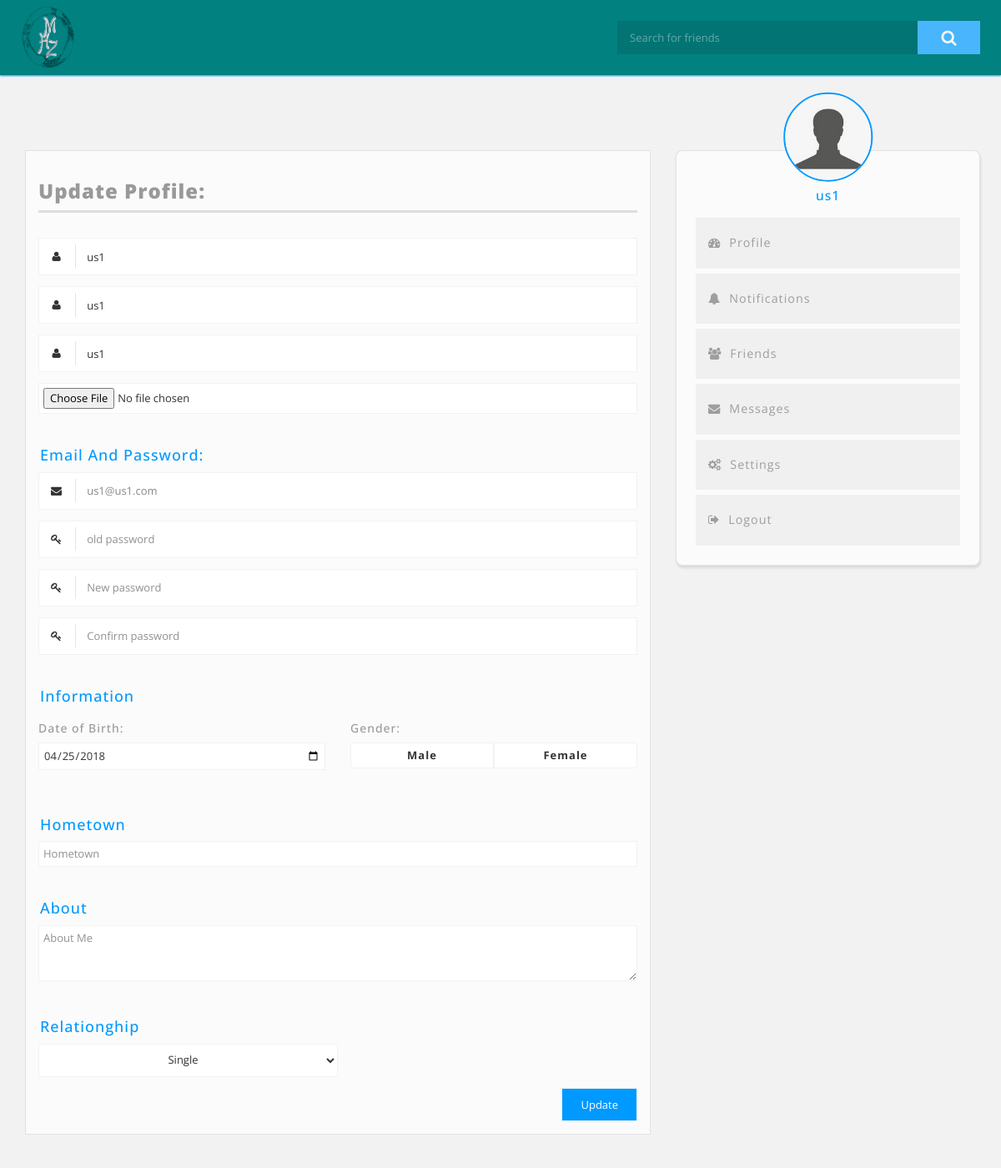
Page /settings.php (signed in) on the committed database.
### tables this page shows
CREATE TABLE accounts (
    id INT PRIMARY KEY AUTO_INCREMENT,
    first_name CHAR(20) NOT NULL,
    last_name CHAR(20) NOT NULL,
    nick_name VARCHAR(40),
    email CHAR(50) UNIQUE NOT NULL,
    password CHAR(255) NOT NULL,
    picture TEXT,
    marital_status CHAR(20),
    data_of_birth DATE,
    gender CHAR(10),
    about TEXT,
    hometown VARCHAR(50)
);

### core/init.php (called while the page is built, shortened)
<?php
$coreClasses = [
    'Post'          => 'wall' . DS . 'Post',
    'Comment'       => 'wall' . DS . 'Comment',
    'Like'          => 'wall' . DS . 'Like',
    'User'          => 'account' . DS . 'User',
    'Profile'       => 'account' . DS . 'Profile',
    'Friend'        => 'account' . DS . 'Friend',
    'DB'            => 'utilities' . DS . 'DB',
    'Validator'     => 'utilities' . DS . 'Validator',
    'UploadedFile'  => 'utilities' . DS . 'UploadedFile',
    'Message'  => 'Message'
];
if (User::isLoggedin()) {
    $currentProfile = (new Profile($_SESSION['user']))->getData();
}
$userPath = BASEURL . 'uploads/users/';
$templates = PATH . 'include' . DS . 'template' . DS;
require $templates . 'header.php';

### classes/utilities/DB.php (called while the page is built, shortened)
<?php
class DB
{
    private static $_instance;
    private $_pdo;
    private $_results;
    private $_errors = false;
    private function __construct()
    {
        try {
            $options = [
                PDO::MYSQL_ATTR_INIT_COMMAND => 'SET NAMES UTF8',
                PDO::ATTR_DEFAULT_FETCH_MODE => PDO::FETCH_OBJ,
                PDO::ATTR_ERRMODE => PDO::ERRMODE_EXCEPTION
            ];
            extract($GLOBALS['_config']);
            $this->_pdo = new PDO("mysql:host=$host;dbname=$database", $username, $password, $options);
        } catch (PDOException $e) {
            exit($e->getMessage());
        }
    }
    public static function getInstance()
    {
        if (!isset(self::$_instance)) {
            self::$_instance = new DB();
        } else {
            self::$_instance->_results = null;
            self::$_instance->_count = 0;
            self::$_instance->_lastId = 0;
            self::$_instance->_errors = false;
        }
        return self::$_instance;
    }
    private function query($sql, $params = [])
    {
        if ($statement = $this->_pdo->prepare($sql)) {
            if ($statement->execute($params)) {
                if (strpos($sql, 'SELECT') === 0) {
                    $this->_results = $statement->fetchAll();
                }
            } else {
                $this->_errors = true;
            }
        } else {
            $this->_errors = true;
        }
        return $this->_errors;
    }
    public function select($sql, $params = [])
    {
        $sql = 'SELECT ' . $sql;
        if (!$this->query($sql, $params)) {
            return $this->_results;
        }
        return false;
    }
    public function first()
    {
        return $this->_results[0];
    }
}

### classes/account/Profile.php (called while the page is built, shortened)
<?php
class Profile extends User
{
    private $userId;
    function __construct($id, $data = null)
    {
        $this->userId = $id;
    }
    public function getData()
    {
        $db = DB::getInstance();
        $db->select('* FROM accounts WHERE id = :id', [
            ':id' => $this->userId
        ]);
        $user = $db->first();
        $user->nick_name = self::nickName($user);
        $user->picture = self::profilePicture($user);
        return $user;
    }
    public static function profilePicture($profile)
    {
        if (empty($profile->gender)) {
            return 'default-male.png';
        }
        return "default-{$profile->gender}.png";
    }
    public static function nickName($profile)
    {
        return $profile->nick_name ?: "$profile->first_name $profile->last_name";
    }
}

### settings.php (the view, shortened to what this page needs)
<?php
require 'core' . DIRECTORY_SEPARATOR . 'init.php';
?>
            <?php include $templates . 'navbar.php'; ?>
            <div class="container">
                <div class="row wallpaper">
                    <div class="col-md-8">
                        <div class="page">
                            <h3 class="page_header">Update Profile: </h3>
                            <div class="settings_page">
                                <form method="post" enctype="multipart/form-data">
                                    <div class="group">
                                        <div class="input-group input-group-icon">
                                            <input type="text" name="nick_name" placeholder="Nickname" value="<?= $currentProfile->nick_name; ?>" />
                                            <div class="input-icon"><i class="fa fa-user"></i></div>
                                        </div>
                                        <div class="input-group input-group-icon">
                                            <input type="text" name="first_name" placeholder="Firstname" value="<?= $currentProfile->first_name; ?>"/>
                                            <div class="input-icon"><i class="fa fa-user"></i></div>
                                        </div>
                                        <div class="input-group input-group-icon">
                                            <input type="text" name="last_name" placeholder="Lastname" value="<?= $currentProfile->last_name; ?>"/>
                                            <div class="input-icon"><i class="fa fa-user"></i></div>
                                        </div>
                                        <div class="input-group">
                                            <input type="file" name="picture" />
                                        </div>
                                    </div>
                                    <h4>Email And Password: </h4>
                                    <div class="group">
                                        <div class="input-group input-group-icon">
                                            <input disabled readonly name="email" type="email" placeholder="Email Adress" value="<?= $currentProfile->email; ?>"/>
                                            <div class="input-icon"><i class="fa fa-envelope"></i></div>
                                        </div>
                                        <div class="input-group input-group-icon">
                                            <input type="password" name="old_password" placeholder="old password"/>
                                            <div class="input-icon"><i class="fa fa-key"></i></div>
                                        </div>
                                        <div class="input-group input-group-icon">
                                            <input type="password" name="new_password" placeholder="New password"/>
                                            <div class="input-icon"><i class="fa fa-key"></i></div>
                                        </div>
                                        <div class="input-group input-group-icon">
                                            <input type="password" name="confirm_password" placeholder="Confirm password"/>
                                            <div class="input-icon"><i class="fa fa-key"></i></div>
                                        </div>
                                    </div>
                                    <h4>Information</h4>
                                    <div class="group row">
                                        <div class="col-md-6">
                                            <h5>Date of Birth:</h5>
                                            <div class="input-group">
                                                <input type="date" name="dob" value="<?= $currentProfile->data_of_birth; ?>">
                                            </div>
                                        </div>
                                        <div class="col-md-6">
                                            <h5>Gender:</h5>
                                            <div class="input-group">
                                                <label for="gender-male">Male</label>
                                                <label for="gender-female">Female</label>
                                            </div>
                                        </div>
                                    </div>
                                    <h4>Hometown</h4>
                                    <div class="input-group">
                                        <input type="text" name="hometown" placeholder="Hometown"  value="<?= $currentProfile->hometown; ?>"/>
                                    </div>
                                    <h4>About</h4>
                                    <textarea name="about" rows="3" placeholder="About Me" ><?= $currentProfile->about; ?></textarea>
                                    <h4>Relationghip</h4>
                                    <div class="group">
                                        <div class="input-group">
                                            <select name="mstatus">
                                                <option value="single" <?= $currentProfile->marital_status == 'single'? 'selected' : ''; ?> >Single</option>
                                            </select>
                                        </div>
                                        <div class="text-right">
                                            <input type="submit" name="update_profile" value="Update">
                                        </div>
                                    </div>
                                </form>
                            </div>
                        </div>
                    </div>
                    <div class="col-md-4">
                        <?php include $templates . 'sidebar.php'; ?>
                    </div>
                </div>
            </div>
<?php include $templates . 'footer.php'; ?>

### include/template/sidebar.php
<div class="sidebar">
    <div class="bio">
        <img src="<?= $userPath . $currentProfile->picture; ?>" alt="Profile Picture">
        <h3>
            <?= $currentProfile->nick_name; ?>
        </h3>
    </div>
    <div class="menu">
        <ul>
            <li><a href="profile.php?id=<?= $_SESSION['user']; ?>"><span class="fa fa-tachometer"></span>Profile</a></li>
            <li><a href="notifications.php"><span class="fa fa-bell"></span>Notifications</a></li>
            <li><a href="friends.php?id=<?= $currentProfile->id; ?>"><span class="fa fa-users"></span>Friends</a></li>
            <li><a href="#"><span class="fa fa-envelope"></span>Messages</a></li>
            <li><a href="settings.php"><span class="fa fa-cogs"></span>Settings</a></li>
            <li><a href="?logout"><span class="fa fa-sign-out"></span>Logout</a></li>
        </ul>
    </div>
</div>

### layout/css/style.css (style rules this page uses)
* { outline: none !important; -webkit-box-sizing: border-box; box-sizing: border-box; }
body { background-color: #f2f2f2; font-family: 'Open Sans', sans-serif; letter-spacing: 1px; font-size: 13px }
a,a:hover,a:focus { text-decoration: none !important; outline: 0 !important; }
.wallpaper { min-height: 100vh; margin-top: 180px; }
.page { background-color: #fbfbfb; padding: 15px; margin-bottom: 40px; border: 1px solid rgba(0,0,0,0.1); }
.page_header { padding: 0 0 10px 0; margin-bottom: 30px; font-weight: 900; color: #999; border-bottom: 3px solid #ddd; }
.sidebar { margin-right: -5px; padding: 0 20px 10px 20px; border-radius: 8px; background-color: #fbfbfb; border: 1px solid rgba(0,0,0,0.1); -webkit-box-shadow: 1px 3px 3px rgba(0,0,0,0.1); box-shadow: 1px 3px 3px rgba(0,0,0,0.1); }
.sidebar .bio { position: relative; padding-top: 25px; }
.sidebar .bio img { position: absolute; top: 0; right: 50%; width: 33%; max-width: 110px; min-width: 65px; z-index: 3; border-radius: 50%; border: 2px solid #09f; -webkit-transform: translate(50%, -66%); transform: translate(50%, -66%); }
.sidebar .bio h3 { position: relative; text-align: center; font-size: 1.2em; color: #09f; }
.sidebar .menu { margin-top: 15px; }
.sidebar .menu ul { padding-left: 0; list-style: none; }
.sidebar .menu ul li { font-size: 1.1em; cursor: pointer; border: 3px solid #fbfbfb; background-color: #f0f0f0; }
.sidebar .menu ul li a { display: block; padding: 20px 15px; color: #9e9e9e; }
.sidebar .menu ul li a span { margin-right: 10px; }
.settings_page input, .settings_page input[type="radio"] + label, .settings_page input[type="checkbox"] + label:before, .settings_page select option, .settings_page select ,textarea { width: 100%; padding: 5px; background-color: #fff; border: 1px solid #f2f2f2; -webkit-transition: 0.2s ease-in-out; transition: 0.2s ease-in-out; -webkit-transition: all 0.2s ease-in-out; transition: all 0.2s ease-in-out; }
.settings_page input[type="radio"] + label, .settings_page select { display: inline-block; width: 50%; text-align: center; float: left; border-radius: 0; cursor: pointer;; }
.settings_page input[type="radio"] + label:first-of-type { border-top-left-radius: 3px; border-bottom-left-radius: 3px; }
.settings_page input[type="radio"] + label:last-of-type { border-top-right-radius: 3px; border-bottom-right-radius: 3px; }
.settings_page select { height: 40px; line-height: 2; }
.settings_page select option { background-color: #49b5fd; color: #fff; }
.settings_page .input-group { margin-bottom: 1em; width: 100%; }
.settings_page .input-group:before, .settings_page .input-group:after { content: ""; display: table; }
.settings_page .input-group:after { clear: both; }
.settings_page .input-group-icon { position: relative; }
.settings_page .input-group-icon input { padding-left: 4.4em; height: 45px; }
.settings_page .input-group-icon input[disabled] { color: #888; }
.settings_page .input-group-icon .input-icon { position: absolute; top: 0; left: 0; width: 3.4em; height: 3.4em; line-height: 3.4em; text-align: center; pointer-events: none; }
.settings_page .input-group-icon .input-icon:after { position: absolute; top: 0.6em; bottom: 0.6em; left: 3.4em; display: block; border-right: 1px solid #e5e5e5; content: ""; -webkit-transition: 0.2s ease-in-out; transition: 0.2s ease-in-out; -webkit-transition: all 0.2s ease-in-out; transition: all 0.2s ease-in-out; }
.settings_page h4 { color: #09f; margin-top: 40px; padding-left: 2px; }
.settings_page h5 { color: #999; }
.settings_page input[type="submit"] { background-color: #028181; background-color: #09f; color: #fff; padding: 10px 22px; width: auto; }

### rows in the picture
accounts: nick_name "us1", first_name "us1", last_name "us1", email "us1@us1.com", dob "04/25/2018"
